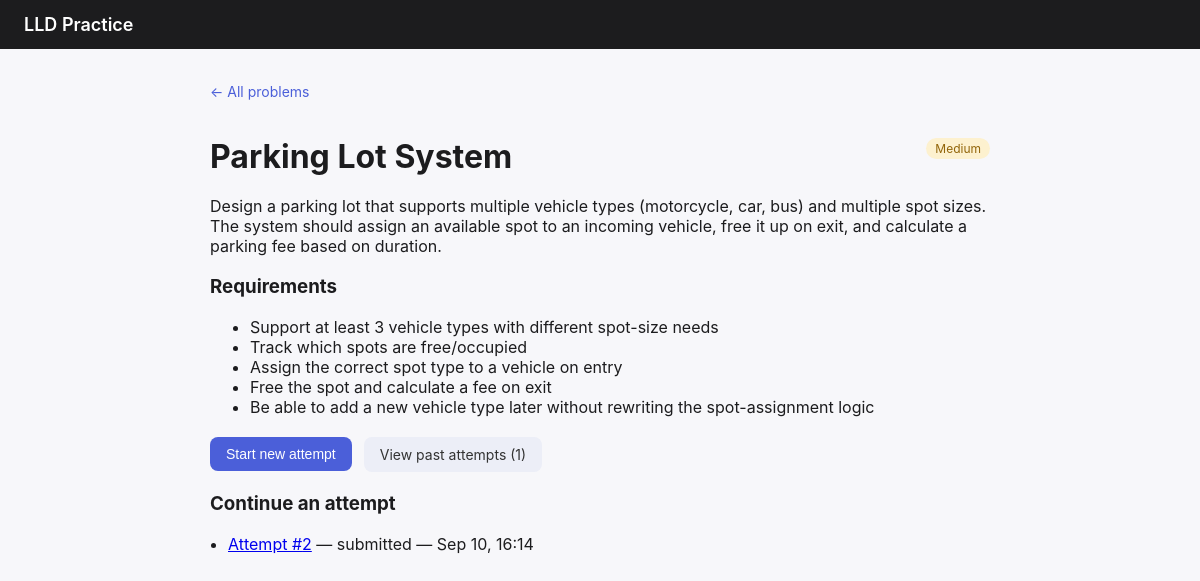
Screenshot of /problems/parking-lot with the database file from the repository.
### app/models/orm.py (models this page shows)
class Problem(Base):
    __tablename__ = "problems"
    id = Column(Integer, primary_key=True)
    slug = Column(String, unique=True, nullable=False)
    title = Column(String, nullable=False)
    difficulty = Column(String, default="medium")
    description = Column(Text, nullable=False)
    requirements = Column(JSON, nullable=False)          # list[str]
    expected_entities = Column(JSON, nullable=False)      # list[str] - used by evaluator
    hints_for_variation = Column(JSON, default=list)      # list[str] - behaviors that vary
    attempts = relationship("Attempt", back_populates="problem")

class Attempt(Base):
    __tablename__ = "attempts"
    id = Column(Integer, primary_key=True)
    problem_id = Column(Integer, ForeignKey("problems.id"), nullable=False)
    learner_id = Column(String, default="demo-learner")
    created_at = Column(DateTime, default=_utcnow)
    status = Column(String, default="in_progress")  # in_progress | submitted
    draft_classes = Column(JSON, default=list)          # list[{name, type, fields[], methods[]}]
    draft_relationships = Column(JSON, default=list)    # list[{from, to, kind}]
    draft_code = Column(Text, default="")
    problem = relationship("Problem", back_populates="attempts")
    submissions = relationship("Submission", back_populates="attempt")

### app/main.py (the view)
@app.get("/problems/{slug}")
def problem_detail(slug: str, request: Request, db: Session = Depends(get_db)):
    problem = db.query(Problem).filter(Problem.slug == slug).first()
    if not problem:
        raise HTTPException(404, "Problem not found")
    past_attempts = (
        db.query(Attempt)
        .filter(Attempt.problem_id == problem.id, Attempt.learner_id == DEMO_LEARNER)
        .order_by(Attempt.created_at.desc())
        .all()
    )
    return templates.TemplateResponse(
        request,
        "problem_detail.html",
        {"problem": problem, "past_attempts": past_attempts},
    )

### app/templates/problem_detail.html (shortened to what this page needs)
{% extends "base.html" %}
{% block content %}
  <a href="/" class="back-link">&larr; All problems</a>
  <div class="card-title-row">
    <h1>{{ problem.title }}</h1>
    <span class="badge badge-{{ problem.difficulty }}">{{ problem.difficulty }}</span>
  </div>
  <p>{{ problem.description }}</p>
  <h3>Requirements</h3>
  <ul>
    {% for r in problem.requirements %}<li>{{ r }}</li>{% endfor %}
  </ul>
  <div class="actions">
    <form method="post" action="/problems/{{ problem.slug }}/attempts">
      <button type="submit" class="btn btn-primary">Start new attempt</button>
    </form>
    <a href="/problems/{{ problem.slug }}/history" class="btn btn-secondary">View past attempts ({{ past_attempts|length }})</a>
  </div>
  {% if past_attempts %}
    <h3>Continue an attempt</h3>
    <ul class="plain-list">
      {% for a in past_attempts[:5] %}
        <li>
          <a href="/attempts/{{ a.id }}">Attempt #{{ a.id }}</a>
          — {{ a.status }} — {{ a.created_at.strftime("%b %d, %H:%M") }}
        </li>
      {% endfor %}
    </ul>
  {% endif %}
{% endblock %}

### app/static/style.css (style rules this page uses)
* { box-sizing: border-box; }
body { font-family: -apple-system, BlinkMacSystemFont, "Segoe UI", sans-serif; margin: 0; background: #f7f7fa; color: #1c1c1e; }
h1 { margin-bottom: 4px; }
.back-link { display: inline-block; margin-bottom: 16px; color: #4b5fd9; text-decoration: none; font-size: 14px; }
.card-title-row { display: flex; justify-content: space-between; align-items: center; }
.badge { font-size: 12px; padding: 3px 9px; border-radius: 20px; background: #eee; color: #444; text-transform: capitalize; }
.badge-medium { background: #fdf1cf; color: #92650a; }
.actions { display: flex; gap: 12px; margin: 20px 0; }
.btn { padding: 9px 16px; border-radius: 8px; border: none; cursor: pointer; font-size: 14px; text-decoration: none; display: inline-block; }
.btn-primary { background: #4b5fd9; color: #fff; }
.btn-secondary { background: #eceef7; color: #333; }
.plain-list { padding-left: 18px; }

### rows the page displays
Problem: title "Parking Lot System", difficulty "Medium", description "Design a parking lot that supports multiple vehicle types (motorcycle, car, bus) and multiple spot sizes. The system should assign an available spot to an incoming vehicle, free it up on exit, and calculate a parking fee based on duration."
Attempt: id "2", status "submitted", created_at "Sep 10, 16:14"

### other values shown
{{ r }} "Support at least 3 vehicle types with different spot-size needs" "Track which spots are free/occupied" "Assign the correct spot type to a vehicle on entry" "Free the spot and calculate a fee on exit" "Be able to add a new vehicle type later without rewriting the spot-assignment logic"
{{ past_attempts|length }} "1"
